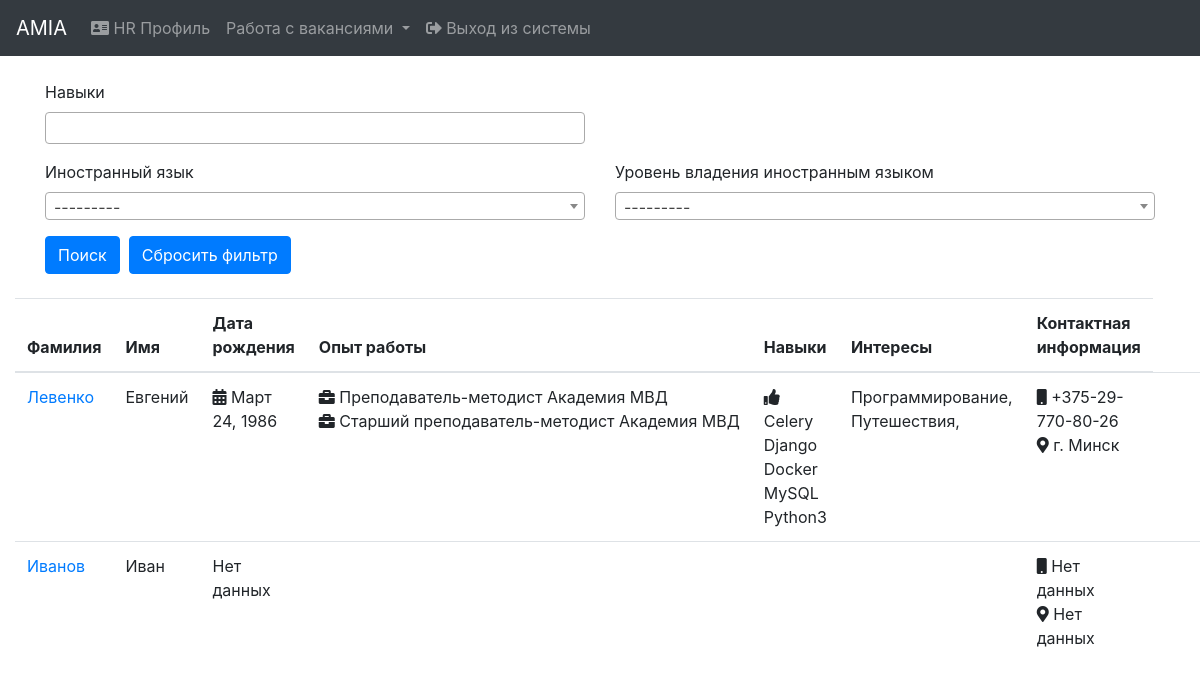
Page /hr/profiles/ (signed in) on the committed database.
### social_profile/models.py (models this page shows, shortened)
class SocialProfile(models.Model):
    user = models.OneToOneField(User, on_delete=models.CASCADE)
    last_name = models.CharField(max_length=100, verbose_name="Last name")
    first_name = models.CharField(max_length=100, verbose_name="First name")
    patronymic = models.CharField(max_length=100, verbose_name="Patronymic", blank=True, null=True)
    email = models.EmailField(verbose_name="E-mail")
    date_of_birth = models.DateField(verbose_name="Date_of_birth", blank=True, null=True)
    status = models.IntegerField(verbose_name="Status", default=1)
    date_added = models.DateTimeField(verbose_name="Date_added", auto_now_add=True)
    profile_img = models.ImageField(verbose_name="Profile_img", blank=True, null=True, upload_to='profile')
    about_myself = models.TextField(verbose_name="About_myself", blank=True, null=True)
    contact_information_phone = models.CharField(max_length=255, verbose_name="Phone", blank=True, null=True)
    contact_information_address = models.CharField(max_length=255, verbose_name="Address", blank=True, null=True)
    education = models.ManyToManyField(EducationalInstitution, verbose_name="Education", through="EducationWithInfo")
    work_experience = models.ManyToManyField(WorkExperience, verbose_name="Work experience")
    interests = models.ManyToManyField(Interest, verbose_name="Interests", blank=True)
    skills = models.ManyToManyField(Skill, verbose_name="Skills", blank=True)
    languages = models.ManyToManyField(Language, verbose_name="Language", through='LanguageWithLevel')
    class Meta:
        ordering = ('last_name',)
        verbose_name = 'Social profile'
        verbose_name_plural = 'Social profiles'

class WorkExperience(models.Model):
    company_name = models.CharField(max_length=255, verbose_name="Company name")
    position = models.CharField(max_length=255, verbose_name="Position")
    duty = models.TextField(verbose_name="Duty", blank=True, null=True)
    year_start = models.IntegerField(verbose_name="Start year")
    year_end = models.IntegerField(verbose_name="End year", blank=True, null=True)
    def __str__(self):
        return self.position + ' ' + self.company_name
    class Meta:
        ordering = ('position',)
        verbose_name = 'Work experience'
        verbose_name_plural = 'Work experience'

class Skill(models.Model):
    skill_name = models.CharField(max_length=255, verbose_name="Skill")
    def __str__(self):
        return self.skill_name
    class Meta:
        ordering = ('skill_name',)
        verbose_name = 'Skill'
        verbose_name_plural = 'Skills'

class Interest(models.Model):
    interest_name = models.CharField(max_length=255, verbose_name="Interest")
    def __str__(self):
        return self.interest_name
    class Meta:
        ordering = ('interest_name',)
        verbose_name = 'Interest'
        verbose_name_plural = 'Interests'

### hr/views.py (the view)
# urls.py: path('profiles/', views.ProfilesView.as_view(), name='profiles'),
class ProfilesView(LoginRequiredMixin, View):
    def get(self, request):
        f = ProfileFilter(request.GET, queryset=SocialProfile.objects.distinct().order_by('-pk'))
        paginator = Paginator(f.qs, 50)
        page = request.GET.get('page')
        profiles = paginator.get_page(page)
        return render(request, 'hr/profiles/profiles.html', {'profiles': profiles,
                                                             'filter': f,
                                                             })

### context_processors/models_context.py (called while the page is built)
def models_context(request):
    return {'educational': EducationalInstitution.objects.all(),
            'language_levels': LanguageLevel.objects.all(),
            'languages': Language.objects.all(),
            'specialties': Specialty.objects.all(),
            'skills': Skill.objects.all(),
            'interests': Interest.objects.all(),
            }

### social_profile/models.py (called while the page is built)
    def __str__(self):
        return self.language_name

### hr/templates/hr/profiles/profiles.html (shortened to what this page needs)
{% extends 'base.html' %}
{% block content %}
    {% include 'hr/navbar_hr.html' %}<br>
    <div class="container-fluid">
        {% include 'hr/profiles/search_form.html' %}<br>
        <div class="row">
            <div class="col-lg-12">
                <table class="table table-hover">
                    <thead>
                    <tr>
                        <th scope="col">Фамилия</th>
                        <th scope="col">Имя</th>
                        <th scope="col">Дата рождения</th>
                        <th scope="col">Опыт работы</th>
                        <th scope="col">Навыки</th>
                        <th scope="col">Интересы</th>
                        <th scope="col">Контактная информация</th>
                    </tr>
                    </thead>
                    <tbody>
                    {% for profile in profiles %}
                        <tr>
                            <td><a href="{% url 'profile:profile_data' profile.id %}">{{ profile.last_name }}</a></td>
                            <td>{{ profile.first_name|default:"Нет данных" }}</td>
                            <td>
                                {% if profile.date_of_birth %}
                                    <i class="fas fa-calendar-alt"></i>
                                {% endif %}
                                {{ profile.date_of_birth|default:"Нет данных" }}</td>
                            <td>
                                {% for w_e in profile.work_experience.all %}
                                    <nobr><i class="fas fa-briefcase"></i> {{ w_e }}</nobr><br>
                                {% endfor %}
                            </td>
                            <td>
                                {% if profile.skills.all %}
                                    <i class="fas fa-thumbs-up"></i>
                                {% endif %}
                                {% for skill in profile.skills.all %}
                                    <nobr> {{ skill }}</nobr>
                                {% endfor %}
                            </td>
                            <td>
                                {% for interest in profile.interests.all %}
                                    <nobr>{{ interest }}</nobr>,
                                {% endfor %}
                            </td>
                            <td>
                                <i class="fas fa-mobile"></i> {{ profile.contact_information_phone|default:"Нет данных" }}<br>
                                <i class="fas fa-map-marker-alt"></i> {{ profile.contact_information_address|default:"Нет данных" }}
                            </td>
                            <td></td>
                            <td></td>
                        </tr>
                    {% endfor %}
                    </tbody>
                </table>
            </div>
        </div>
    </div>
{% endblock %}

### rows in the picture
SocialProfile: last_name "Левенко", first_name "Евгений", date_of_birth "Март 24, 1986", contact_information_phone "+375-29-770-80-26", contact_information_address "г. Минск"
WorkExperience: position+company_name "Преподаватель-методист Академия МВД"
WorkExperience: position+company_name "Старший преподаватель-методист Академия МВД"
Skill: skill_name "Celery"
Skill: skill_name "Django"
Skill: skill_name "Docker"
Skill: skill_name "MySQL"
Skill: skill_name "Python3"
Interest: interest_name "Программирование"
Interest: interest_name "Путешествия"
SocialProfile: last_name "Иванов", first_name "Иван", date_of_birth "Нет данных", contact_information_phone "Нет данных", contact_information_address "Нет данных"
